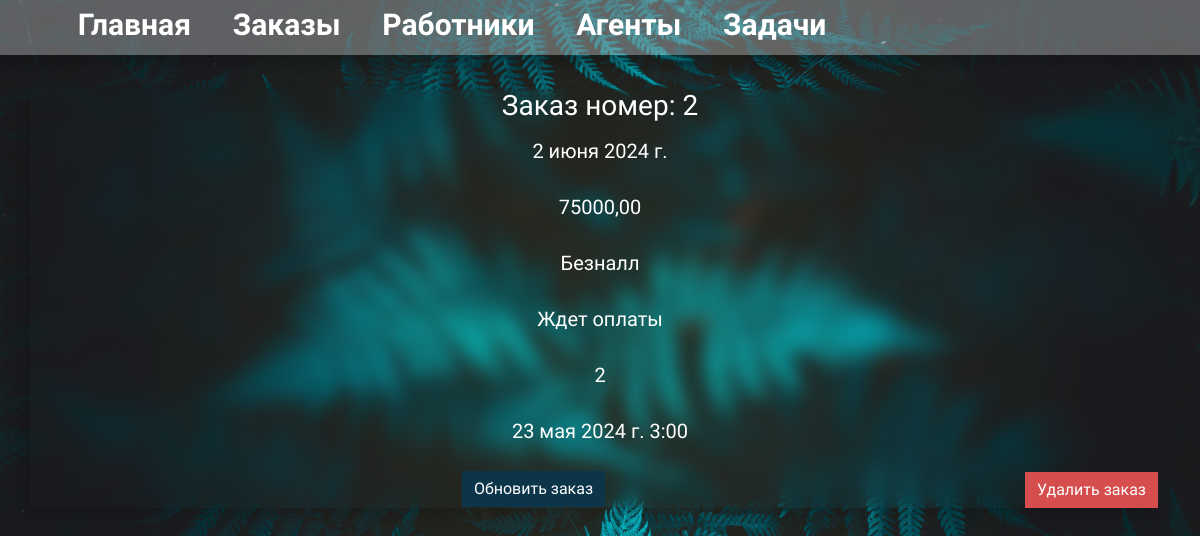
The page /money_calc/2 on the database its author committed.
### money_calc/models.py (models this page shows, shortened)
class Order(models.Model):
    order_id = models.AutoField(primary_key=True)
    created_data = models.DateTimeField(auto_now_add=True)
    publish_data = models.DateField(default=timezone.now, verbose_name='Дата выполнения заказа')
    worker = models.ForeignKey(Worker, on_delete=models.CASCADE, verbose_name='Имя работника')
    agent = models.ForeignKey(Agent, on_delete=models.CASCADE, verbose_name='Имя заказчика')
    sum = models.DecimalField(max_digits=10, decimal_places=2, verbose_name='Сумма заказа', default=0)
    METHOD = [
        ('cash', 'Нал'),
        ('card', 'Безналл'),
        ('law', 'с НДС'),
    ]
    payment_method = models.CharField(max_length=100, choices=METHOD, verbose_name='Метод оплаты:')
    comment = models.TextField(max_length=350, verbose_name='Комментарий:')
    STATUS = [
        ('yes', 'Оплачено'),
        ('no', 'Ждет оплаты'),
    ]
    payment_status = models.CharField(max_length=50, choices=STATUS, verbose_name='Статус платежа:')
    class Meta:
        verbose_name = 'Заказ'
        verbose_name_plural = 'Заказы'

### money_calc/views.py (the view)
# urls.py: path('<int:pk>', views.OrderDetailView.as_view(), name='order-detail'),
class OrderDetailView(DetailView):
    model = Order
    template_name = 'money_calc/details_view.html'
    context_object_name = 'order'

### money_calc/templates/money_calc/details_view.html (shortened to what this page needs)
{% extends 'money_calc/layout.html' %}
{% block content %}
<div class="container">
    <div class="row">
        <div class="col-md-12 main-info">
            <h3>Заказ номер: {{ order.order_id }}</h3>
            <p>{{ order.publish_data }}</p>
            <p>{{ order.sum }}</p>
            <p>{{ order.get_payment_method_display }}</p>
            <p>{{ order.get_payment_status_display }}</p>
            <p>{{ order.comment }}</p>
            <p>{{ order.created_data }}</p>
            <a href="{% url 'order-delete' order.order_id %}" class="btn btn-danger">Удалить заказ</a>
            <a href="{% url 'order-update' order.order_id %}" class="btn btn-info">Обновить заказ</a>
        </div>
    </div>
</div>
{% endblock %}

### money_calc/static/money_calc/style.css (style rules this page uses)
body { font-family: "Source Sans 3", sans-serif; font-optical-sizing: auto; font-weight: 400; font-style: normal; background-image: url('/static/money_calc/img/bg.jpg'); background-size: cover; color: #fff; }
a { text-decoration: none; }
.btn-info { border-radius: 0; background-color: #0c3549; border: none; color: #fff; }
.btn-danger { border-radius: 0; float: right; margin-top: 0.5%; background-color: #d54d4d; border: none; color: #fff; }
.main-info { margin-top: 3%; font-size: 20px; line-height: 40px; backdrop-filter: blur(10px); text-align: center; box-shadow: -10px 10px 15px rgb(0 0 0 / 15%); }

### rows shown on the page
Order: order_id "2", publish_data "2 июня 2024 г.", sum "75000,00", payment_method "Безналл", payment_status "Ждет оплаты", comment "2", created_data "23 мая 2024 г. 3:00"
